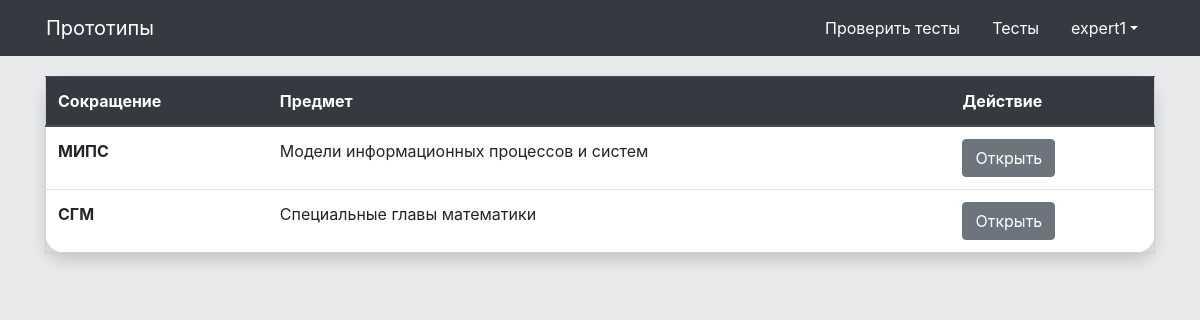
Screenshot of /tests (signed in) with the database file from the repository.
### prototipe/models.py (models this page shows, shortened)
class predmet(models.Model):
    predmet_name = models.CharField('Название предмета', max_length=256, default=None, unique=True)
    predmet_name_sokr = models.CharField('Название предмета сокращенно', max_length=20, default=None, unique=True)
    predmet_name_sokr_translite = models.CharField('Название предмета сокращенно англ', max_length=30, default=None,
                                                   blank=True, unique=True)
    type_sciences_id = models.ForeignKey(type_sciences, on_delete=models.CASCADE, verbose_name='Наука', default=None)
    class Meta:
        verbose_name = 'Предмет'
        verbose_name_plural = 'Предметы'
        db_table = 'predmet'

### prototipe/views.py (the view)
# urls.py: path('tests', views.predmets_list),
def predmets_list(request):
    arguments = {}
    for i, j in enumerate(request.user.groups.all()):
        if 'Преподаватель' in str(j):
            print('')
    if request.user.is_authenticated:
        if request.method == 'GET':
            arguments.update(predmets=predmet.objects.all())
            return render(request, 'prototipe/predmetlist.html', {'arguments': arguments})
        else:
            return HttpResponse('405 Method Not Allowed', status=405)
    else:
        return redirect('/')

### prototipe/templatetags/tags_jinja.py (called while the page is built)
@register.filter(name='has_group')
def has_group(user, group_name):
    group = Group.objects.get(name=group_name)
    return True if group in user.groups.all() else False

@register.filter(name='cheak_count_list')
def has_group(list):
    try:
        if len(list) > 0:
            return True
        else:
            return False
    except:
        return False

### prototipe/templates/prototipe/predmetlist.html (shortened to what this page needs)
{% extends 'base.html' %}
{% load tags_jinja %}
{% block content %}
    <div class="container">
        {% if arguments.predmets|cheak_count_list %}
            <table class="table my_border" style="background: white">
                <thead class="thead-dark">
                <tr>
                    <th scope="col">Сокращение</th>
                    <th scope="col">Предмет</th>
                    <th scope="col">Действие</th>
                </tr>
                </thead>
                <tbody>
                {% for predmet in arguments.predmets %}
                    <tr>
                        <th scope="row">{{ predmet.predmet_name_sokr }}</th>
                        <td>{{ predmet.predmet_name }}</td>
                        <td>
                            <button type="button" class="btn btn-secondary"
                                    onclick="window.location= '/tests/{{ predmet.predmet_name_sokr_translite }}';">
                                Открыть
                            </button>
                        </td>
                    </tr>
                {% endfor %}
                </tbody>
            </table>
        {% else %}
            <div class="alert alert-danger my_border">
                Нет доступных предметов!
            </div>
        {% endif %}
    </div>
{% endblock %}

### templates/base.html (shortened to what this page needs)
<!doctype html>
{% load static %}
{% load tags_jinja %}
<html lang="en">
<head>
    <link rel="stylesheet" href="https://stackpath.bootstrapcdn.com/bootstrap/4.3.1/css/bootstrap.min.css"
>
    <link rel="stylesheet" href="{% static 'css/style.css' %}"/>
    <link rel="stylesheet" href="{% static 'css\fontawesome\all.min.css' %}"/>
    <link rel="stylesheet" href="https://cdnjs.cloudflare.com/ajax/libs/Chart.js/2.9.3/Chart.min.css"
/>
</head>
<body style="background-color:#e8eaec">
<div class="bg-dark header d-print-none" style="z-index: 10000" id="navbar">
    <nav class="container navbar navbar-expand-lg navbar-dark bg-dark">
        <a class="navbar-brand" href="/">Прототипы</a>
        <div class="collapse navbar-collapse" id="navbarSupportedContent" style="justify-content: flex-end;">
            <ul class="nav bg-dark">
                {% if user.is_authenticated %}
                    {% if user|has_group:"Эксперт" %}
                        <li class="nav-item">
                            <a class="nav-link text-white count_expert_tests" href="/expert/tests" id="count_expert_tests">Проверить
                                тесты
                            </a>
                        </li>
                    {% endif %}
                    <li class="nav-item">
                        <a class="nav-link text-white" href="/tests">Тесты</a>
                    </li>
                    <li class="nav-item dropdown">
                        <a class="nav-link dropdown-toggle" style="color:white" data-toggle="dropdown" role="button"
                           aria-haspopup="true"
                           aria-expanded="false">{{ user }}</a>
                    </li>
                {% endif %}
            </ul>
        </div>
    </nav>
</div>
{% block content %}{% endblock %}
</body>
</html>

### static/css/style.css (style rules this page uses)
.my_border { margin-bottom: 20px; border: 1px solid #cecfd3!important; border-radius: 20px 20px 20px 20px; margin-top: 20px; box-shadow: 0 .5rem 1rem rgba(0,0,0,.15)!important; }

### rows the page displays
predmet: predmet_name_sokr "МИПС", predmet_name "Модели информационных процессов и систем"
predmet: predmet_name_sokr "СГМ", predmet_name "Специальные главы математики"

### other values shown
{{ user }} "expert1"
